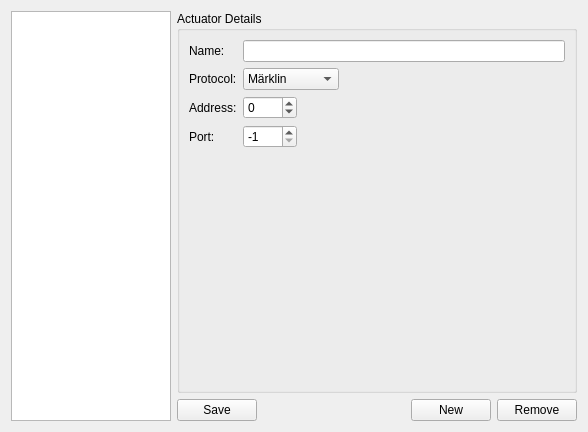
<?xml version="1.0" encoding="UTF-8"?>
<ui version="4.0">
 <class>ActuatorSettings</class>
 <widget class="QWidget" name="ActuatorSettings">
  <property name="geometry">
   <rect>
    <x>0</x>
    <y>0</y>
    <width>588</width>
    <height>432</height>
   </rect>
  </property>
  <property name="windowTitle">
   <string>Actuator Settings</string>
  </property>
  <property name="locale">
   <locale language="English" country="UnitedStates"/>
  </property>
  <layout class="QHBoxLayout" name="horizontalLayout_2">
   <item>
    <widget class="QListWidget" name="listWidgetActuators">
     <property name="maximumSize">
      <size>
       <width>200</width>
       <height>16777215</height>
      </size>
     </property>
     <property name="showDropIndicator" stdset="0">
      <bool>false</bool>
     </property>
     <property name="alternatingRowColors">
      <bool>true</bool>
     </property>
     <property name="iconSize">
      <size>
       <width>0</width>
       <height>0</height>
      </size>
     </property>
     <property name="textElideMode">
      <enum>Qt::ElideRight</enum>
     </property>
    </widget>
   </item>
   <item>
    <layout class="QVBoxLayout" name="verticalLayout">
     <item>
      <widget class="QGroupBox" name="groupBox">
       <property name="sizePolicy">
        <sizepolicy hsizetype="MinimumExpanding" vsizetype="MinimumExpanding">
         <horstretch>0</horstretch>
         <verstretch>0</verstretch>
        </sizepolicy>
       </property>
       <property name="minimumSize">
        <size>
         <width>400</width>
         <height>0</height>
        </size>
       </property>
       <property name="locale">
        <locale language="English" country="UnitedStates"/>
       </property>
       <property name="title">
        <string>Actuator Details</string>
       </property>
       <layout class="QFormLayout" name="formLayout">
        <property name="fieldGrowthPolicy">
         <enum>QFormLayout::ExpandingFieldsGrow</enum>
        </property>
        <item row="0" column="0">
         <widget class="QLabel" name="labelName">
          <property name="text">
           <string>Name:</string>
          </property>
          <property name="buddy">
           <cstring>lineEditName</cstring>
          </property>
         </widget>
        </item>
        <item row="0" column="1">
         <widget class="QLineEdit" name="lineEditName"/>
        </item>
        <item row="1" column="0">
         <widget class="QLabel" name="labelProtocol">
          <property name="text">
           <string>Protocol:</string>
          </property>
          <property name="buddy">
           <cstring>comboBoxProtocol</cstring>
          </property>
         </widget>
        </item>
        <item row="1" column="1">
         <widget class="QComboBox" name="comboBoxProtocol">
          <item>
           <property name="text">
            <string>Märklin</string>
           </property>
          </item>
          <item>
           <property name="text">
            <string>NMRA/DCC</string>
           </property>
          </item>
          <item>
           <property name="text">
            <string>Selectrix</string>
           </property>
          </item>
          <item>
           <property name="text">
            <string>By Server</string>
           </property>
          </item>
         </widget>
        </item>
        <item row="4" column="1">
         <widget class="QSpinBox" name="spinBoxPort">
          <property name="minimum">
           <number>-1</number>
          </property>
          <property name="maximum">
           <number>9999</number>
          </property>
          <property name="value">
           <number>-1</number>
          </property>
         </widget>
        </item>
        <item row="3" column="1">
         <widget class="QSpinBox" name="spinBoxAddress">
          <property name="buttonSymbols">
           <enum>QAbstractSpinBox::UpDownArrows</enum>
          </property>
          <property name="minimum">
           <number>-1</number>
          </property>
          <property name="maximum">
           <number>9999</number>
          </property>
          <property name="value">
           <number>0</number>
          </property>
         </widget>
        </item>
        <item row="4" column="0">
         <widget class="QLabel" name="labelPort">
          <property name="text">
           <string>Port:</string>
          </property>
          <property name="buddy">
           <cstring>spinBoxPort</cstring>
          </property>
         </widget>
        </item>
        <item row="3" column="0">
         <widget class="QLabel" name="labelAddress">
          <property name="text">
           <string>Address:</string>
          </property>
          <property name="buddy">
           <cstring>spinBoxAddress</cstring>
          </property>
         </widget>
        </item>
       </layout>
      </widget>
     </item>
     <item>
      <layout class="QHBoxLayout" name="horizontalLayout">
       <item>
        <widget class="QPushButton" name="buttonSave">
         <property name="text">
          <string>Save</string>
         </property>
         <property name="autoDefault">
          <bool>false</bool>
         </property>
         <property name="default">
          <bool>false</bool>
         </property>
         <property name="flat">
          <bool>false</bool>
         </property>
        </widget>
       </item>
       <item>
        <spacer name="horizontalSpacer">
         <property name="orientation">
          <enum>Qt::Horizontal</enum>
         </property>
         <property name="sizeHint" stdset="0">
          <size>
           <width>40</width>
           <height>20</height>
          </size>
         </property>
        </spacer>
       </item>
       <item>
        <widget class="QPushButton" name="buttonNew">
         <property name="text">
          <string>New</string>
         </property>
        </widget>
       </item>
       <item>
        <widget class="QPushButton" name="buttonRemove">
         <property name="text">
          <string>Remove</string>
         </property>
        </widget>
       </item>
      </layout>
     </item>
    </layout>
   </item>
  </layout>
 </widget>
 <tabstops>
  <tabstop>listWidgetActuators</tabstop>
  <tabstop>lineEditName</tabstop>
  <tabstop>comboBoxProtocol</tabstop>
  <tabstop>spinBoxAddress</tabstop>
  <tabstop>spinBoxPort</tabstop>
  <tabstop>buttonSave</tabstop>
  <tabstop>buttonNew</tabstop>
  <tabstop>buttonRemove</tabstop>
 </tabstops>
 <resources/>
 <connections>
  <connection>
   <sender>buttonNew</sender>
   <signal>clicked()</signal>
   <receiver>ActuatorSettings</receiver>
   <slot>newActuator()</slot>
   <hints>
    <hint type="sourcelabel">
     <x>465</x>
     <y>415</y>
    </hint>
    <hint type="destinationlabel">
     <x>462</x>
     <y>445</y>
    </hint>
   </hints>
  </connection>
  <connection>
   <sender>buttonRemove</sender>
   <signal>clicked()</signal>
   <receiver>ActuatorSettings</receiver>
   <slot>deleteCurrent()</slot>
   <hints>
    <hint type="sourcelabel">
     <x>536</x>
     <y>411</y>
    </hint>
    <hint type="destinationlabel">
     <x>529</x>
     <y>446</y>
    </hint>
   </hints>
  </connection>
  <connection>
   <sender>buttonSave</sender>
   <signal>clicked()</signal>
   <receiver>ActuatorSettings</receiver>
   <slot>saveChanges()</slot>
   <hints>
    <hint type="sourcelabel">
     <x>225</x>
     <y>411</y>
    </hint>
    <hint type="destinationlabel">
     <x>229</x>
     <y>441</y>
    </hint>
   </hints>
  </connection>
 </connections>
 <slots>
  <slot>newActuator()</slot>
  <slot>deleteCurrent()</slot>
  <slot>saveChanges()</slot>
 </slots>
</ui>
